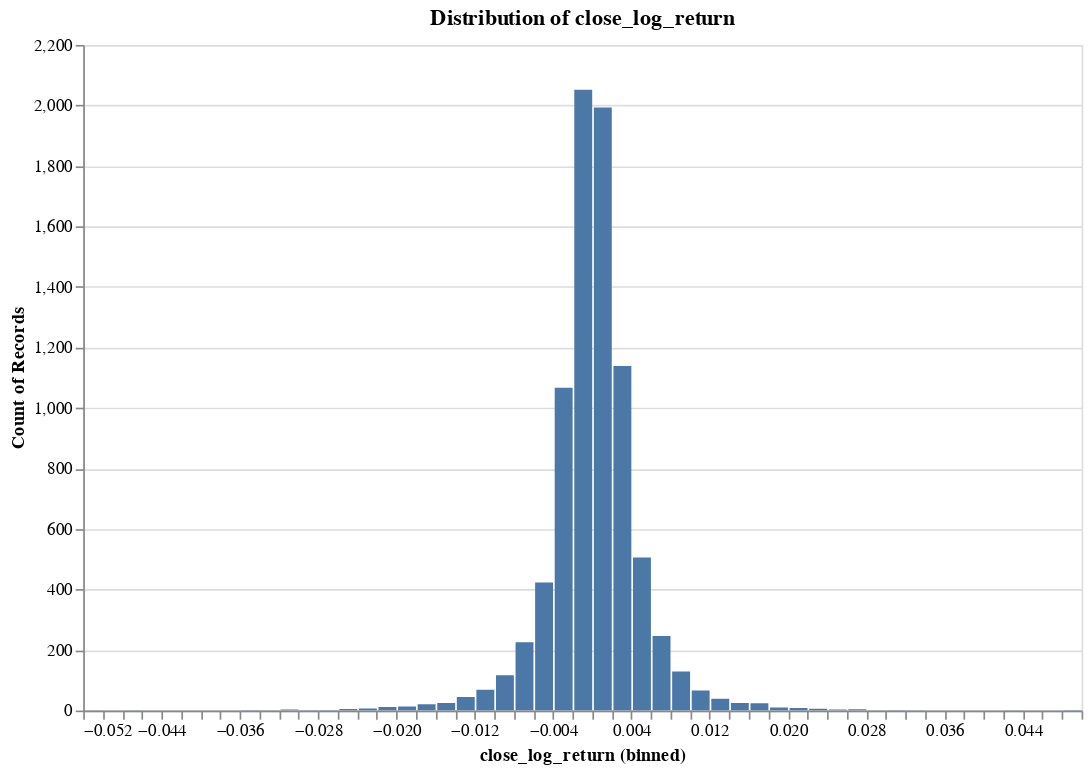

Notebook code for this chart:
### Code cell
"""
centered of distribution is 0 then market is flat
centered at positive then bullish regime
centered at negative then bearish regime

if distribution is narrow = low volatility -> return are tiny -> hard to predict
wide = model has more structure to learn
heavy tails = how far the left and right extend, If your training window includes a big crash or pump → model performance changes. ex. 0.01 ~  0.03 this will affects your sharpe ratio
Symmetry = Right tail is longer -> occasional big up moves, Left tail is longer -> down moves
Percentage Is Near Zero? values cluster tightly around zero returns  behave like a noise, ml models cannot  learn meaningful patterns, accuracy will naturally low
"""
researches.plot_distribution(ts, target, no_bins = 100)

### Figure 1 — Vega specification as saved in the notebook (floating-point values rounded to 4 significant figures)
{"$schema": "https://vega.github.io/schema/vega/v5.json", "data": [{"name": "param_15_store"}, {"name": "source_0", "values": [{"__count": 2052, "bin_maxbins_100_close_log_return": -0.002, "bin_maxbins_100_close_log_return_end": -1.735e-18}, {"__count": 1139, "bin_maxbins_100_close_log_return": 0.002, "bin_maxbins_100_close_log_return_end": 0.004}, {"__count": 1067, "bin_maxbins_100_close_log_return": -0.004, "bin_maxbins_100_close_log_return_end": -0.002}, {"__count": 1993, "bin_maxbins_100_close_log_return": 0.0, "bin_maxbins_100_close_log_return_end": 0.002}, {"__count": 506, "bin_maxbins_100_close_log_return": 0.004, "bin_maxbins_100_close_log_return_end": 0.006}, {"__count": 423, "bin_maxbins_100_close_log_return": -0.006, "bin_maxbins_100_close_log_return_end": -0.004}, {"__count": 129, "bin_maxbins_100_close_log_return": 0.008, "bin_maxbins_100_close_log_return_end": 0.01}, {"__count": 246, "bin_maxbins_100_close_log_return": 0.006, "bin_maxbins_100_close_log_return_end": 0.008}, {"__count": 117, "bin_maxbins_100_close_log_return": -0.01, "bin_maxbins_100_close_log_return_end": -0.008}, {"__count": 25, "bin_maxbins_100_close_log_return": 0.014, "bin_maxbins_100_close_log_return_end": 0.016}, {"__count": 226, "bin_maxbins_100_close_log_return": -0.008, "bin_maxbins_100_close_log_return_end": -0.006}, {"__count": 69, "bin_maxbins_100_close_log_return": -0.012, "bin_maxbins_100_close_log_return_end": -0.01}, {"__count": 39, "bin_maxbins_100_close_log_return": 0.012, "bin_maxbins_100_close_log_return_end": 0.014}, {"__count": 2, "bin_maxbins_100_close_log_return": -0.028, "bin_maxbins_100_close_log_return_end": -0.026}, {"__count": 45, "bin_maxbins_100_close_log_return": -0.014, "bin_maxbins_100_close_log_return_end": -0.012}, {"__count": 66, "bin_maxbins_100_close_log_return": 0.01, "bin_maxbins_100_close_log_return_end": 0.012}, {"__count": 24, "bin_maxbins_100_close_log_return": 0.016, "bin_maxbins_100_close_log_return_end": 0.018}, {"__count": 21, "bin_maxbins_100_close_log_return": -0.018, "bin_maxbins_100_close_log_return_end": -0.016}, {"__count": 3, "bin_maxbins_100_close_log_return": 0.024, "bin_maxbins_100_close_log_return_end": 0.026}, {"__count": 4, "bin_maxbins_100_close_log_return": 0.026, "bin_maxbins_100_close_log_return_end": 0.028}, {"__count": 10, "bin_maxbins_100_close_log_return": 0.018, "bin_maxbins_100_close_log_return_end": 0.02}, {"__count": 13, "bin_maxbins_100_close_log_return": -0.02, "bin_maxbins_100_close_log_return_end": -0.018}, {"__count": 8, "bin_maxbins_100_close_log_return": 0.02, "bin_maxbins_100_close_log_return_end": 0.022}, {"__count": 2, "bin_maxbins_100_close_log_return": -0.03, "bin_maxbins_100_close_log_return_end": -0.028}, {"__count": 7, "bin_maxbins_100_close_log_return": -0.024, "bin_maxbins_100_close_log_return_end": -0.022}, {"__count": 12, "bin_maxbins_100_close_log_return": -0.022, "bin_maxbins_100_close_log_return_end": -0.02}, {"__count": 6, "bin_maxbins_100_close_log_return": 0.022, "bin_maxbins_100_close_log_return_end": 0.024}, {"__count": 25, "bin_maxbins_100_close_log_return": -0.016, "bin_maxbins_100_close_log_return_end": -0.014}, {"__count": 1, "bin_maxbins_100_close_log_return": 0.032, "bin_maxbins_100_close_log_return_end": 0.034}, {"__count": 5, "bin_maxbins_100_close_log_return": -0.026, "bin_maxbins_100_close_log_return_end": -0.024}, {"__count": 2, "bin_maxbins_100_close_log_return": 0.048, "bin_maxbins_100_close_log_return_end": 0.05}, {"__count": 2, "bin_maxbins_100_close_log_return": -0.036, "bin_maxbins_100_close_log_return_end": -0.034}, {"__count": 1, "bin_maxbins_100_close_log_return": -0.034, "bin_maxbins_100_close_log_return_end": -0.032}, {"__count": 3, "bin_maxbins_100_close_log_return": -0.032, "bin_maxbins_100_close_log_return_end": -0.03}, {"__count": 1, "bin_maxbins_100_close_log_return": 0.042, "bin_maxbins_100_close_log_return_end": 0.044}, {"__count": 2, "bin_maxbins_100_close_log_return": 0.03, "bin_maxbins_100_close_log_return_end": 0.032}, {"__count": 1, "bin_maxbins_100_close_log_return": -0.048, "bin_maxbins_100_close_log_return_end": -0.046}, {"__count": 1, "bin_maxbins_100_close_log_return": -0.052, "bin_maxbins_100_close_log_return_end": -0.05}, {"__count": 1, "bin_maxbins_100_close_log_return": 0.028, "bin_maxbins_100_close_log_return_end": 0.03}]}, {"name": "source_0_y_domain___count", "values": [{"min": 1, "max": 2052}]}], "signals": [{"name": "bin_maxbins_100_close_log_return_bins", "value": {"fields": ["close_log_return"], "fname": "bin_close_log_return", "start": -0.052, "step": 0.002, "stop": 0.05}}, {"name": "unit", "value": {}, "on": [{"events": "pointermove", "update": "isTuple(group()) ? group() : unit"}]}, {"name": "param_15", "update": "vlSelectionResolve(\"param_15_store\", \"union\")"}, {"name": "param_15_close_log_return", "on": [{"events": [{"source": "view", "type": "dblclick"}], "update": "null"}, {"events": {"signal": "param_15_translate_delta"}, "update": "panLinear(param_15_translate_anchor.extent_x, -param_15_translate_delta.x / width)"}, {"events": {"signal": "param_15_zoom_delta"}, "update": "zoomLinear(domain(\"x\"), param_15_zoom_anchor.x, param_15_zoom_delta)"}]}, {"name": "param_15_tuple", "on": [{"events": [{"signal": "param_15_close_log_return"}], "update": "param_15_close_log_return ? {unit: \"\", fields: param_15_tuple_fields, values: [param_15_close_log_return]} : null"}]}, {"name": "param_15_tuple_fields", "value": [{"field": "close_log_return", "channel": "x", "type": "R"}]}, {"name": "param_15_translate_anchor", "value": {}, "on": [{"events": [{"source": "scope", "type": "pointerdown"}], "update": "{x: x(unit), y: y(unit), extent_x: domain(\"x\")}"}]}, {"name": "param_15_translate_delta", "value": {}, "on": [{"events": [{"source": "window", "between": [{"source": "scope", "type": "pointerdown"}, {"source": "window", "type": "pointerup"}], "consume": true, "type": "pointermove"}], "update": "{x: param_15_translate_anchor.x - x(unit), y: param_15_translate_anchor.y - y(unit)}"}]}, {"name": "param_15_zoom_anchor", "on": [{"events": [{"source": "scope", "consume": true, "type": "wheel"}], "update": "{x: invert(\"x\", x(unit)), y: invert(\"y\", y(unit))}"}]}, {"name": "param_15_zoom_delta", "on": [{"events": [{"source": "scope", "type": "wheel", "consume": true}], "update": "pow(1.001, event.deltaY * pow(16, event.deltaMode))", "force": true}]}, {"name": "param_15_modify", "on": [{"events": {"signal": "param_15_tuple"}, "update": "modify(\"param_15_store\", param_15_tuple, true)"}]}], "marks": [{"type": "rect", "name": "marks", "from": {"data": "source_0"}, "encode": {"update": {"y2": {"value": 0, "scale": "y"}, "x2": {"field": "bin_maxbins_100_close_log_return", "scale": "x", "offset": {"signal": "0.5 + (abs(scale(\"x\", datum[\"bin_maxbins_100_close_log_return_end\"]) - scale(\"x\", datum[\"bin_maxbins_100_close_log_return\"])) < 0.25 ? -0.5 * (0.25 - (abs(scale(\"x\", datum[\"bin_maxbins_100_close_log_return_end\"]) - scale(\"x\", datum[\"bin_maxbins_100_close_log_return\"])))) : 0.5)"}}, "y": {"field": "__count", "scale": "y"}, "fill": {"value": "#4c78a8"}, "x": {"field": "bin_maxbins_100_close_log_return_end", "scale": "x", "offset": {"signal": "0.5 + (abs(scale(\"x\", datum[\"bin_maxbins_100_close_log_return_end\"]) - scale(\"x\", datum[\"bin_maxbins_100_close_log_return\"])) < 0.25 ? 0.5 * (0.25 - (abs(scale(\"x\", datum[\"bin_maxbins_100_close_log_return_end\"]) - scale(\"x\", datum[\"bin_maxbins_100_close_log_return\"])))) : -0.5)"}}}}, "interactive": true, "style": ["bar"], "clip": true}], "scales": [{"name": "x", "type": "linear", "domain": {"signal": "[bin_maxbins_100_close_log_return_bins.start, bin_maxbins_100_close_log_return_bins.stop]"}, "range": [0, {"signal": "width"}], "bins": {"signal": "bin_maxbins_100_close_log_return_bins"}, "zero": false, "domainRaw": {"signal": "param_15[\"close_log_return\"]"}}, {"name": "y", "type": "linear", "domain": [{"signal": "(data(\"source_0_y_domain___count\")[0] || {}).min"}, {"signal": "(data(\"source_0_y_domain___count\")[0] || {}).max"}], "range": [{"signal": "height"}, 0], "zero": true, "nice": true}], "axes": [{"scale": "y", "gridScale": "x", "grid": true, "zindex": 0, "aria": false, "ticks": false, "orient": "left", "labels": false, "minExtent": 0, "maxExtent": 0, "tickCount": {"signal": "ceil(height/40)"}, "domain": false}, {"scale": "x", "tickCount": {"signal": "ceil(width/10)"}, "orient": "bottom", "zindex": 0, "labelFlush": true, "title": "close_log_return (binned)", "grid": false, "labelOverlap": true}, {"scale": "y", "labelOverlap": true, "tickCount": {"signal": "ceil(height/40)"}, "grid": false, "orient": "left", "zindex": 0, "title": "Count of Records"}], "title": {"text": "Distribution of close_log_return", "frame": "group"}, "background": "white", "padding": 5, "style": "cell", "width": 600, "height": 400}
